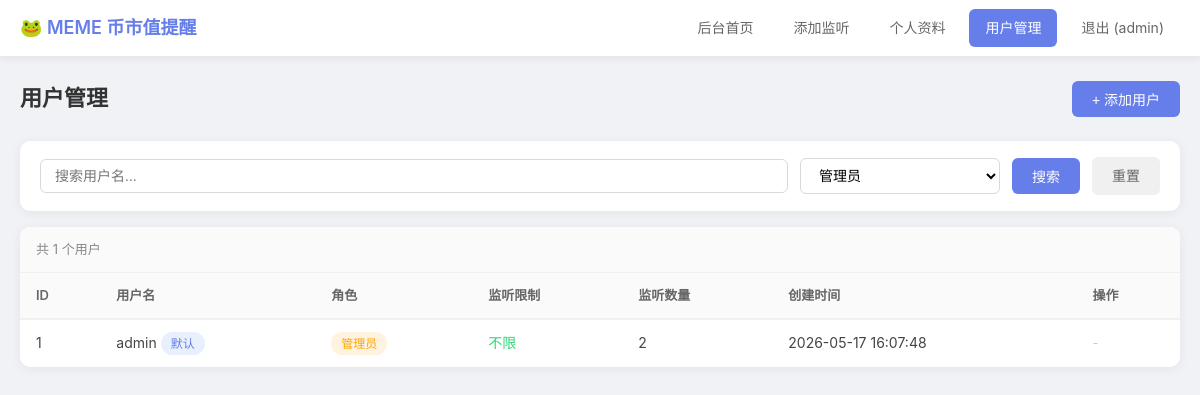
Screenshot of /users.php?role=admin (signed in) with the database file from the repository.
### tables this page shows
CREATE TABLE `users`  (
  `id` int(11) NOT NULL AUTO_INCREMENT,
  `username` varchar(50) NOT NULL,
  `password` varchar(255) NOT NULL,
  `role` enum('admin','vip','user') NOT NULL DEFAULT 'user' COMMENT '角色: admin=管理员, vip=VIP用户, user=普通用户',
  `bark_key` varchar(255) NULL DEFAULT '' COMMENT '预设的 Bark Key',
  `tg_chat_id` varchar(255) NULL DEFAULT '' COMMENT '预设的 Telegram Chat ID',
  `created_at` timestamp NOT NULL DEFAULT CURRENT_TIMESTAMP,
  PRIMARY KEY (`id`) USING BTREE,
  UNIQUE INDEX `username`(`username`) USING BTREE
);

### includes/auth.php (called while the page is built, shortened)
<?php
function getRoleName($role = null) {
    $names = [
        'admin' => '管理员',
        'vip' => 'VIP用户',
        'user' => '普通用户',
    ];
    return $names[$role] ?? '未知';
}
function getRoleBadgeClass($role = null) {
    $classes = [
        'admin' => 'badge-warning',
        'vip' => 'badge-info',
        'user' => 'badge-secondary',
    ];
    return $classes[$role] ?? 'badge-secondary';
}
        ?>

### includes/functions.php (called while the page is built, shortened)
<?php
function getUserWatchCount($userId = null) {
    $db = getDB();
    $stmt = $db->prepare("SELECT COUNT(*) FROM watchlist WHERE user_id = ?");
    $stmt->execute([$userId]);
    return $stmt->fetchColumn();
}

### users.php (the view, shortened to what this page needs)
<?php
require_once __DIR__ . '/includes/auth.php';
require_once __DIR__ . '/includes/functions.php';
$db = getDB();
$search = isset($_GET['search']) ? trim($_GET['search']) : '';
$roleFilter = isset($_GET['role']) ? $_GET['role'] : '';
$where = [];
$params = [];
if ($roleFilter !== '') {
    $where[] = "role = ?";
    $params[] = $roleFilter;
}
$whereClause = $where ? "WHERE " . implode(" AND ", $where) : "";
$page = isset($_GET['page']) ? max(1, intval($_GET['page'])) : 1;
$perPage = 20;
$offset = ($page - 1) * $perPage;
$countStmt = $db->prepare("SELECT COUNT(*) FROM users {$whereClause}");
$countStmt->execute($params);
$totalCount = $countStmt->fetchColumn();
$sql = "SELECT id, username, role, created_at FROM users {$whereClause} ORDER BY created_at DESC LIMIT ? OFFSET ?";
$params[] = $perPage;
$params[] = $offset;
$stmt = $db->prepare($sql);
$stmt->execute($params);
$users = $stmt->fetchAll();
?>
<!DOCTYPE html>
<html lang="zh-CN">
<head>
    <link rel="stylesheet" href="assets/style.css">
</head>
<body>
    <nav class="navbar">
        <div class="nav-container">
            <a href="dashboard.php" class="nav-brand">🐸 MEME 币市值提醒</a>
            <div class="nav-menu">
                <a href="dashboard.php" class="nav-link">后台首页</a>
                <a href="add_watch.php" class="nav-link">添加监听</a>
                <a href="profile.php" class="nav-link">个人资料</a>
                <a href="users.php" class="nav-link active">用户管理</a>
                <a href="logout.php" class="nav-link">退出 (<?php echo htmlspecialchars($_SESSION['username']); ?>)</a>
            </div>
        </div>
    </nav>
    <div class="container">
        <div class="page-header">
            <h2>用户管理</h2>
            <button class="btn btn-primary" onclick="toggleAddForm()">+ 添加用户</button>
        </div>
        <div class="filter-bar">
            <form method="GET" action="" class="filter-form">
                <div class="filter-group">
                    <input type="text" name="search" placeholder="搜索用户名..."
                           value="<?php echo htmlspecialchars($search); ?>" class="filter-input">
                </div>
                <div class="filter-group" style="flex:0 0 150px;">
                    <select name="role" class="filter-select">
                        <option value="admin" <?php echo $roleFilter === 'admin' ? 'selected' : ''; ?>>管理员</option>
                    </select>
                </div>
                <button type="submit" class="btn btn-primary">搜索</button>
                <a href="users.php" class="btn btn-secondary">重置</a>
            </form>
        </div>
        <div class="table-container">
            <div class="table-toolbar">
                <span class="table-info">共 <?php echo $totalCount; ?> 个用户</span>
            </div>
            <table class="table">
                <thead>
                    <tr>
                        <th>ID</th>
                        <th>用户名</th>
                        <th>角色</th>
                        <th>监听限制</th>
                        <th>监听数量</th>
                        <th>创建时间</th>
                        <th>操作</th>
                    </tr>
                </thead>
                <tbody>
                    <?php if (empty($users)): ?>
                        <tr>
                            <td colspan="7" class="text-center">没有找到匹配的用户</td>
                        </tr>
                    <?php else: ?>
                        <?php foreach ($users as $user): ?>
                            <tr>
                                <td><?php echo $user['id']; ?></td>
                                <td>
                                    <?php echo htmlspecialchars($user['username']); ?>
                                    <?php if ($user['username'] === 'admin'): ?>
                                        <span class="badge badge-info">默认</span>
                                    <?php endif; ?>
                                </td>
                                <td>
                                    <span class="badge <?php echo getRoleBadgeClass($user['role']); ?>">
                                        <?php echo getRoleName($user['role']); ?>
                                    </span>
                                </td>
                                <td>
                                    <?php if ($user['role'] === 'admin' || $user['role'] === 'vip'): ?>
                                        <span style="color:#2ed573;">不限</span>
                                    <?php else: ?>
                                        <span style="color:#ffa502;">最多 3 个</span>
                                    <?php endif; ?>
                                </td>
                                <td>
                                    <?php
                                    $watchCount = getUserWatchCount($user['id']);
                                    echo $watchCount;
                                    ?>
                                </td>
                                <td><?php echo $user['created_at']; ?></td>
                                <td class="action-cell">
                                    <?php if ($user['username'] !== 'admin'): ?>
                                        <?php if ($user['role'] === 'user'): ?>
                                            <form method="POST" style="display:inline;">
                                                <input type="hidden" name="user_id" value="<?php echo $user['id']; ?>">
                                                <input type="hidden" name="action" value="set_vip">
                                                <button type="submit" class="btn btn-sm btn-info"
                                                        onclick="return confirm('确定要将 <?php echo htmlspecialchars($user['username']); ?> 升级为 VIP 吗？')">
                                                    设为VIP
                                                </button>
                                            </form>
                                            <form method="POST" style="display:inline;">
                                                <input type="hidden" name="user_id" value="<?php echo $user['id']; ?>">
                                                <input type="hidden" name="action" value="set_admin">
                                                <button type="submit" class="btn btn-sm btn-warning"
                                                        onclick="return confirm('确定要将 <?php echo htmlspecialchars($user['username']); ?> 提升为管理员吗？')">
                                                    设为管理员
                                                </button>
                                            </form>
                                        <?php elseif ($user['role'] === 'vip'): ?>
                                            <form method="POST" style="display:inline;">
                                                <input type="hidden" name="user_id" value="<?php echo $user['id']; ?>">
                                                <input type="hidden" name="action" value="set_admin">
                                                <button type="submit" class="btn btn-sm btn-warning"
                                                        onclick="return confirm('确定要将 <?php echo htmlspecialchars($user['username']); ?> 提升为管理员吗？')">
                                                    设为管理员
                                                </button>
                                            </form>
                                            <form method="POST" style="display:inline;">
                                                <input type="hidden" name="user_id" value="<?php echo $user['id']; ?>">
                                                <input type="hidden" name="action" value="set_user">
                                                <button type="submit" class="btn btn-sm btn-secondary"
                                                        onclick="return confirm('确定要将 <?php echo htmlspecialchars($user['username']); ?> 降级为普通用户吗？')">
                                                    取消VIP
                                                </button>
                                            </form>
                                        <?php else: ?>
                                            <form method="POST" style="display:inline;">
                                                <input type="hidden" name="user_id" value="<?php echo $user['id']; ?>">
                                                <input type="hidden" name="action" value="set_vip">
                                                <button type="submit" class="btn btn-sm btn-info"
                                                        onclick="return confirm('确定要将 <?php echo htmlspecialchars($user['username']); ?> 降级为 VIP 吗？')">
                                                    设为VIP
                                                </button>
                                            </form>
                                            <form method="POST" style="display:inline;">
                                                <input type="hidden" name="user_id" value="<?php echo $user['id']; ?>">
                                                <input type="hidden" name="action" value="set_user">
                                                <button type="submit" class="btn btn-sm btn-secondary"
                                                        onclick="return confirm('确定要将 <?php echo htmlspecialchars($user['username']); ?> 降级为普通用户吗？')">
                                                    取消管理员
                                                </button>
                                            </form>
                                        <?php endif; ?>
                                        <form method="POST" style="display:inline;">
                                            <input type="hidden" name="user_id" value="<?php echo $user['id']; ?>">
                                            <input type="hidden" name="action" value="delete">
                                            <button type="submit" class="btn btn-sm btn-danger"
                                                    onclick="return confirm('确定要删除用户 <?php echo htmlspecialchars($user['username']); ?> 吗？')">
                                                删除
                                            </button>
                                        </form>
                                    <?php else: ?>
                                        <span class="text-muted">-</span>
                                    <?php endif; ?>
                                </td>
                            </tr>
                        <?php endforeach; ?>
                    <?php endif; ?>
                </tbody>
            </table>
        </div>
    </div>
</body>
</html>

### assets/style.css (style rules this page uses)
* { margin: 0; padding: 0; box-sizing: border-box; }
body { font-family: -apple-system, BlinkMacSystemFont, 'Segoe UI', Roboto, 'Helvetica Neue', Arial, sans-serif; background: #f0f2f5; color: #333; line-height: 1.6; }
a { text-decoration: none; color: inherit; }
.navbar { background: #fff; border-bottom: 1px solid #e8e8e8; box-shadow: 0 2px 8px rgba(0, 0, 0, 0.06); position: sticky; top: 0; z-index: 100; }
.nav-container { max-width: 1200px; margin: 0 auto; padding: 0 20px; display: flex; align-items: center; justify-content: space-between; height: 56px; }
.nav-brand { font-size: 18px; font-weight: 600; color: #667eea; }
.nav-menu { display: flex; gap: 8px; }
.nav-link { padding: 8px 16px; border-radius: 6px; color: #666; font-size: 14px; transition: all 0.2s; }
.nav-link.active { background: #667eea; color: #fff; }
.container { max-width: 1200px; margin: 0 auto; padding: 24px 20px; }
.page-header { display: flex; align-items: center; justify-content: space-between; margin-bottom: 24px; }
.page-header h2 { font-size: 22px; font-weight: 600; color: #333; }
.btn { display: inline-flex; align-items: center; justify-content: center; padding: 8px 20px; border: none; border-radius: 6px; font-size: 14px; font-weight: 500; cursor: pointer; transition: all 0.2s; text-decoration: none; gap: 6px; }
.btn-primary { background: #667eea; color: #fff; }
.btn-secondary { background: #f0f0f0; color: #666; }
.table-container { background: #fff; border-radius: 10px; overflow: hidden; box-shadow: 0 2px 12px rgba(0, 0, 0, 0.06); }
.table { width: 100%; border-collapse: collapse; }
.table th { background: #fafafa; padding: 12px 16px; text-align: left; font-size: 13px; font-weight: 600; color: #666; border-bottom: 2px solid #f0f0f0; white-space: nowrap; }
.table td { padding: 12px 16px; font-size: 14px; border-bottom: 1px solid #f5f5f5; color: #444; }
.table tbody tr:last-child td { border-bottom: none; }
.action-cell { white-space: nowrap; }
.badge { display: inline-block; padding: 2px 10px; border-radius: 12px; font-size: 12px; font-weight: 500; }
.badge-info { background: #e8f0fe; color: #667eea; }
.badge-warning { background: #fff3e0; color: #ffa502; }
.text-muted { color: #ccc; font-size: 13px; }
.filter-bar { background: #fff; border-radius: 10px; padding: 16px 20px; margin-bottom: 16px; box-shadow: 0 2px 12px rgba(0, 0, 0, 0.06); }
.filter-form { display: flex; gap: 12px; align-items: center; flex-wrap: wrap; }
.filter-group { flex: 1; min-width: 200px; }
.filter-input, .filter-select { width: 100%; padding: 8px 14px; border: 1px solid #d9d9d9; border-radius: 6px; font-size: 14px; outline: none; transition: border-color 0.2s; background: #fff; }
.table-toolbar { display: flex; align-items: center; justify-content: space-between; padding: 12px 16px; background: #fafafa; border-bottom: 1px solid #f0f0f0; }
.table-info { font-size: 13px; color: #888; }

### rows the page displays
users: id "1", username "admin", shows "默认", role "管理员", shows "不限", watchCount "2", created_at "2026-05-17 16:07:48"

### other values shown
$_SESSION['username'] "admin"
$totalCount "1"
